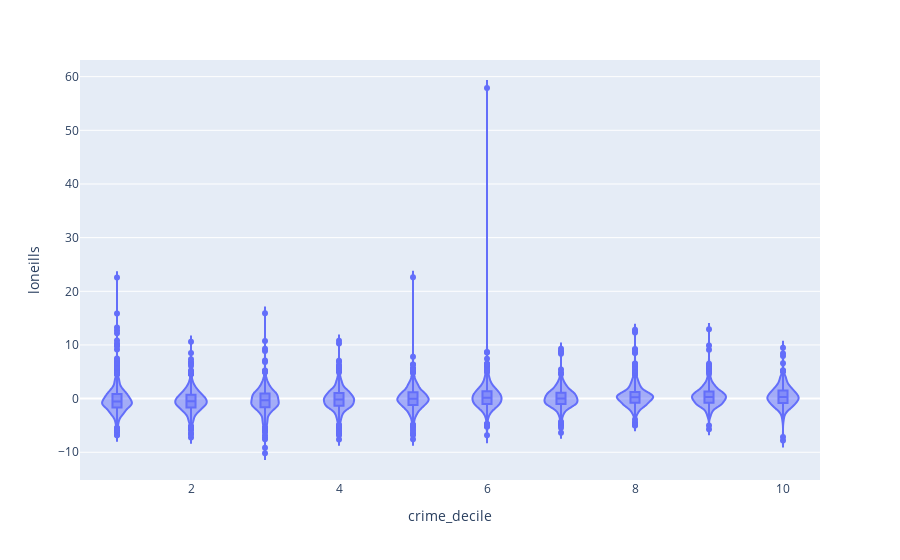

Source (notebook cell):
### Code cell
fig = px.violin(loneliness_crime_edu, y="loneills", x='crime_decile', box=True, # draw box plot inside the violin
                 # can be 'outliers', or False
               )
fig.show()

### Figure 1 — Plotly figure (JSON) as saved in the notebook; plotly's stock layout.template omitted (floating-point values rounded to 4 significant figures; data arrays with more than 128 entries replaced by an {"elided": "..."} marker saying what was removed)
{"data": [{"alignmentgroup": "True", "box": {"visible": true}, "hovertemplate": "crime_decile=%{x}<br>loneills=%{y}<extra></extra>", "legendgroup": "", "marker": {"color": "#636efa"}, "name": "", "offsetgroup": "", "orientation": "v", "scalegroup": "True", "showlegend": false, "type": "violin", "x": {"elided": "6270 int values"}, "x0": " ", "xaxis": "x", "y": {"elided": "6270 float values"}, "y0": " ", "yaxis": "y"}], "layout": {"legend": {"tracegroupgap": 0}, "margin": {"t": 60}, "violinmode": "group", "xaxis": {"anchor": "y", "domain": [0, 1], "title": {"text": "crime_decile"}}, "yaxis": {"anchor": "x", "domain": [0, 1], "title": {"text": "loneills"}}}}
